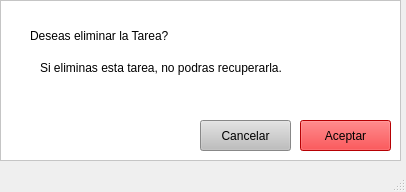
<?xml version="1.0" encoding="UTF-8"?>
<ui version="4.0">
 <class>MainWindow</class>
 <widget class="QMainWindow" name="MainWindow">
  <property name="geometry">
   <rect>
    <x>0</x>
    <y>0</y>
    <width>406</width>
    <height>192</height>
   </rect>
  </property>
  <property name="maximumSize">
   <size>
    <width>406</width>
    <height>192</height>
   </size>
  </property>
  <property name="windowTitle">
   <string>MainWindow</string>
  </property>
  <widget class="QWidget" name="centralwidget">
   <widget class="QFrame" name="VentanaEliminar">
    <property name="geometry">
     <rect>
      <x>0</x>
      <y>0</y>
      <width>401</width>
      <height>161</height>
     </rect>
    </property>
    <property name="styleSheet">
     <string notr="true">background-color: rgb(255, 255, 255);</string>
    </property>
    <property name="frameShape">
     <enum>QFrame::StyledPanel</enum>
    </property>
    <property name="frameShadow">
     <enum>QFrame::Raised</enum>
    </property>
    <widget class="QLabel" name="LetraEliminar">
     <property name="geometry">
      <rect>
       <x>30</x>
       <y>20</y>
       <width>321</width>
       <height>31</height>
      </rect>
     </property>
     <property name="styleSheet">
      <string notr="true">font: 20pt &quot;MS Shell Dlg 2&quot;;
font: 75 20pt &quot;MS Shell Dlg 2&quot;;
</string>
     </property>
     <property name="text">
      <string>Deseas eliminar la Tarea?</string>
     </property>
    </widget>
    <widget class="QLabel" name="Textoabajo">
     <property name="geometry">
      <rect>
       <x>40</x>
       <y>60</y>
       <width>301</width>
       <height>16</height>
      </rect>
     </property>
     <property name="styleSheet">
      <string notr="true">font: 10pt &quot;MS Shell Dlg 2&quot;;</string>
     </property>
     <property name="text">
      <string>Si eliminas esta tarea, no podras recuperarla.</string>
     </property>
    </widget>
    <widget class="QLabel" name="label">
     <property name="geometry">
      <rect>
       <x>20</x>
       <y>100</y>
       <width>51</width>
       <height>41</height>
      </rect>
     </property>
     <property name="styleSheet">
      <string notr="true">border-image: url(:/Peligro/peligro.png);</string>
     </property>
     <property name="text">
      <string/>
     </property>
    </widget>
    <widget class="QPushButton" name="BotonCancelar">
     <property name="geometry">
      <rect>
       <x>200</x>
       <y>120</y>
       <width>91</width>
       <height>31</height>
      </rect>
     </property>
     <property name="styleSheet">
      <string notr="true">background-color: rgb(190, 190, 190);</string>
     </property>
     <property name="text">
      <string>Cancelar</string>
     </property>
    </widget>
    <widget class="QPushButton" name="BotonAceptar">
     <property name="geometry">
      <rect>
       <x>300</x>
       <y>120</y>
       <width>91</width>
       <height>31</height>
      </rect>
     </property>
     <property name="styleSheet">
      <string notr="true">background-color: rgb(255, 0, 4);</string>
     </property>
     <property name="text">
      <string>Aceptar</string>
     </property>
    </widget>
   </widget>
  </widget>
  <widget class="QMenuBar" name="menubar">
   <property name="geometry">
    <rect>
     <x>0</x>
     <y>0</y>
     <width>406</width>
     <height>21</height>
    </rect>
   </property>
  </widget>
  <widget class="QStatusBar" name="statusbar"/>
 </widget>
 <resources>
  <include location="iconos/icono.qrc"/>
 </resources>
 <connections/>
</ui>
